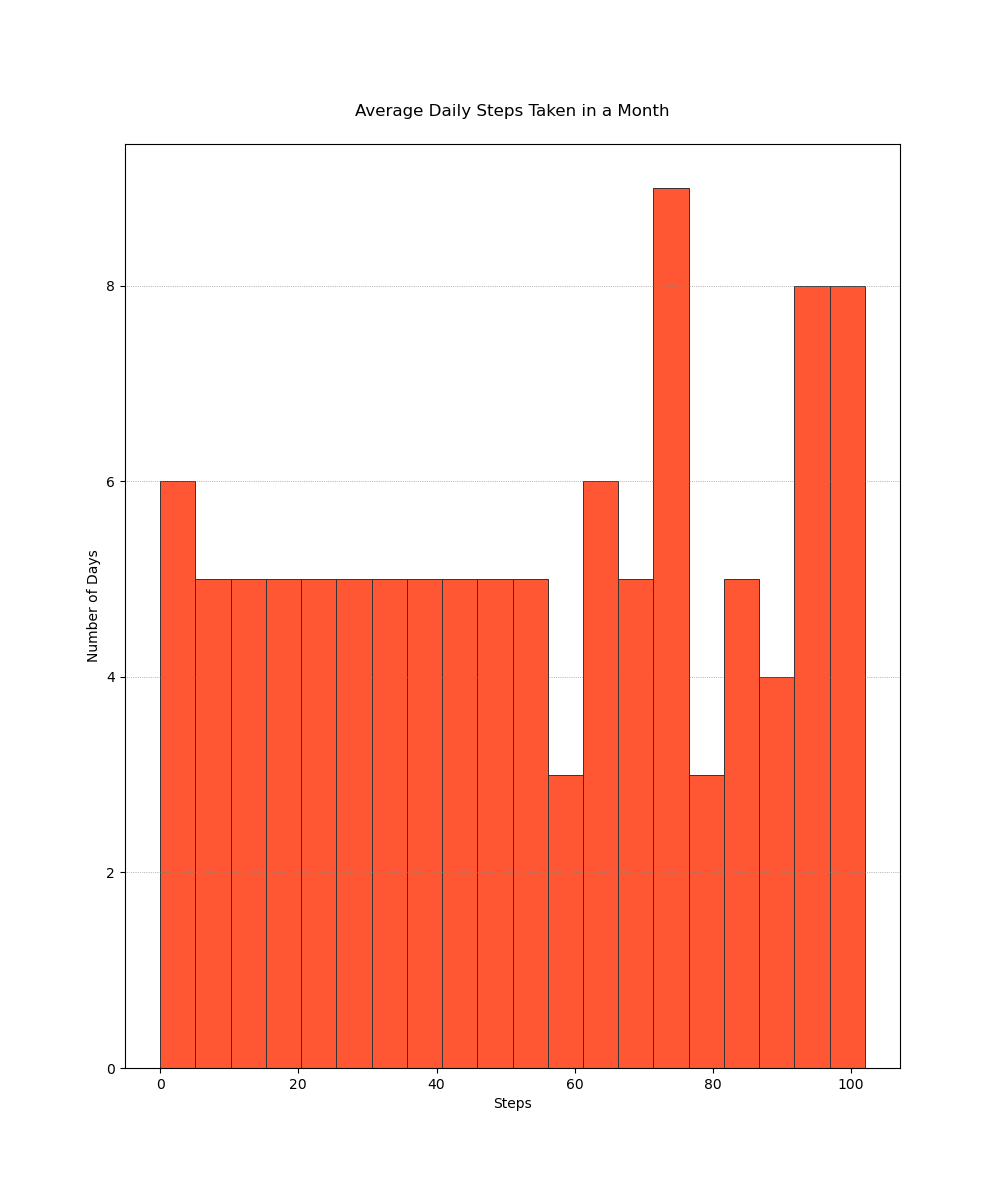

This chart was generated by the following Python code:

import matplotlib.pyplot as plt

# Data points for average daily steps taken in a month
steps = [
    65, 70, 68, 75, 73, 72, 66, 68, 74, 76, 75, 80, 82, 85, 88, 90, 92, 93, 94, 96,
    95, 97, 98, 99, 100, 102, 101, 99, 97, 96, 94, 92, 90, 88, 85, 83, 82, 80, 78,
    75, 74, 72, 70, 68, 66, 65, 63, 62, 60, 58, 57, 55, 54, 53, 52, 51, 50, 49, 48,
    47, 46, 45, 44, 43, 42, 41, 40, 39, 38, 37, 36, 35, 34, 33, 32, 31, 30, 29, 28,
    27, 26, 25, 24, 23, 22, 21, 20, 19, 18, 17, 16, 15, 14, 13, 12, 11, 10, 9, 8, 7,
    6, 5, 4, 3, 2, 1, 0
]

plt.figure(figsize=(10, 12))  # Width and height of the chart

# Creating a vertical histogram with specified color and bar width
plt.hist(steps, bins=20, orientation='vertical', color='#FF5733', edgecolor='#333333', linewidth=0.7)

# Adding the title and labels
plt.title('Average Daily Steps Taken in a Month', pad=20)
plt.xlabel('Steps')
plt.ylabel('Number of Days')

# Customize the look of the plot, adding grid
plt.grid(axis='y', color='grey', linestyle=':', linewidth=0.5)

# Show the plot
plt.show()
